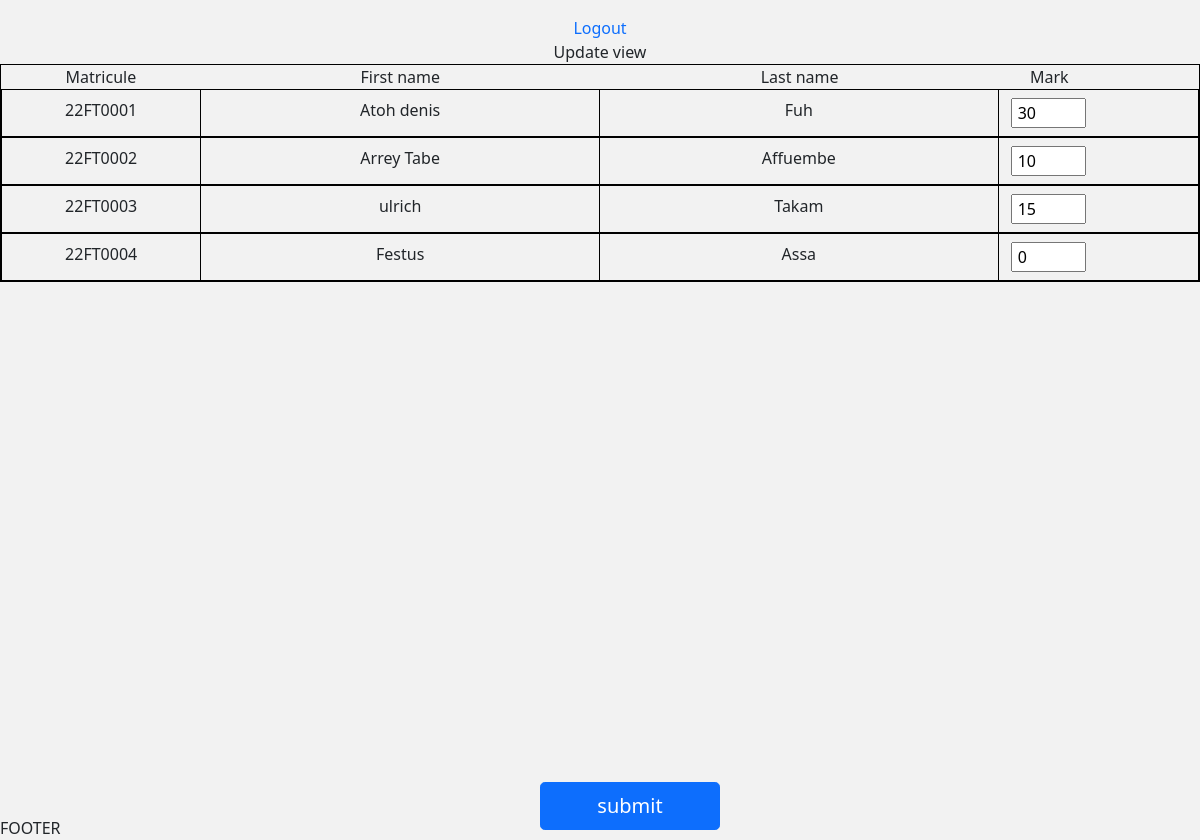
Screenshot of /my-courses/1/1/ (signed in) with the database file from the repository.
### marks/models.py (models this page shows, shortened)
class Mark(models.Model):
    student = models.ForeignKey(Student, on_delete=models.CASCADE)
    attendance = models.ForeignKey(Attendance, on_delete=models.CASCADE)
    course = models.ForeignKey(Course, on_delete=models.CASCADE)
    ca = models.IntegerField(verbose_name=" continuous assesment",default=0)
    exam = models.IntegerField(verbose_name="Exams assesment",default=0)
    resit = models.IntegerField(verbose_name="Resit",default=0)

### student/models.py (models this page shows, shortened)
class Student(models.Model):
    department = models.ForeignKey(Department, on_delete=models.CASCADE)
    first_name = models.CharField(max_length=32, verbose_name="First name")
    last_name = models.CharField(max_length=32, verbose_name="Last name")
    matricule_number = models.CharField(max_length=8, verbose_name="Matricule number", unique=True )
    date_of_birth = models.DateField(verbose_name="date of birth")
    email = models.EmailField(max_length=32, unique=True)
    institutional_email = models.EmailField(max_length=32, unique=True)
    created_at = models.DateTimeField(auto_now_add=True)
    updated_at = models.DateTimeField(auto_now=True)

### teacher/views.py (the view, shortened to what this page needs)
# urls.py: path('my-courses/<int:course_id>/<int:id>/',views.render_update_marks,name='show-marks'),
@login_required(login_url="/login")
def render_update_marks(request,course_id, id=None):
   exam_type = None
   if id == 1:
       exam_type = 'ca'
   elif id == 2:
       exam_type = 'exam'
   else:
       exam_type = 'resit'
   if  request.user.is_authenticated == False:
       return redirect('login')
   context = {}
   student_marks = []
   current_date = datetime.datetime.now()
   attendance_date_arr = []
   attendance_dates = Attendance.objects.filter(course_id=course_id,
   date__contains=str(current_date)[:4])
   for attendance_date in attendance_dates:
       attendance_date_arr.append(attendance_date.id)
       student_marks.append(Mark.objects.get(attendance_id=attendance_date.id,
course_id=course_id))
       markFormSet = modelformset_factory(Mark, fields = [f"{exam_type}"])
       form = markFormSet(queryset=Mark.objects.filter(attendance_id__in = attendance_date_arr))
   context['student_marks'] = student_marks
   context['form'] = form
   context['course_id'] = course_id
   context['id'] = id
   return render(request, 'teacher/display_marks.html',context)

### teacher/templates/teacher/display_marks.html (shortened to what this page needs)
{% extends 'base.html' %}
{% block content %}
{% include 'snippets/header.html' %}
		<div class="text-center">Update view</div>
        <div class="container-fluid">
            <div class="row text-center">
                <div class="col-2">
                    <div>
                        Matricule
                    </div>
                </div>
                <div class="col-4">
                    <div>
                    First name
                    </div>
                </div>
                <div class="col-4">
                    <div>
                    Last name
                    </div>
                </div>
                <div class="col-1">
                    <div>
                        Mark
                    </div>
                </div>
                <form action={% url 'show-marks' course_id id  %} method="POST"> {% csrf_token %}
                {% for marks in student_marks %}
                {% for f in form %}
                {% if forloop.counter == forloop.parentloop.counter %}
                <div class="row">
                <div class="col-2 py-2 border-r  text-center">
                    <div> {{marks.student.matricule_number}} </div>
                </div>
                <div class="col-4 py-2 border-r  text-center">
                    <div> {{marks.student.first_name}} </div>
                </div>
                <div class="col-4 py-2 border-r  text-center">
                    <div> {{marks.student.last_name}} </div>
                </div>
                <div class="col-1 py-2">
                        {{f}}
                </div>
            </div>
                {% endif %}
                {% endfor %}
                {% endfor %}
                <button class="btn btn-lg btn-primary bt-submit">submit</button>
            </form>
            </div>
        </div>
{% endblock content %}

### templates/snippets/base_css.html (style rules this page uses)
body { background-color: #f2f2f2; font-family: "Segoe UI"; font-weight: 380; }
:root { --main-background-color: #f2f2f2; --dark-background-color: #a2a2a2; --secondary-text-color: #808080; --light-primary-text-color: #0080ff; }

### teacher/templates/teacher/display_marks.html (style rules this page uses)
.bt-submit { position: absolute; left: 45%; bottom: 10px; z-index: 1; width: 15vw; }
input { width: 100%; padding: 1px 20px 1px 5px; }
.border-r { border-right: 1px solid black; }
.row { border: 1px solid black; }

### rows the page displays
Mark: student.matricule_number "22FT0001", student.first_name "Atoh denis", student.last_name "Fuh", form "30"
Mark: student.matricule_number "22FT0002", student.first_name "Arrey Tabe", student.last_name "Affuembe", form "10"
Mark: student.matricule_number "22FT0003", student.first_name "ulrich", student.last_name "Takam", form "15"
Mark: student.matricule_number "22FT0004", student.first_name "Festus", student.last_name "Assa", form "0"
